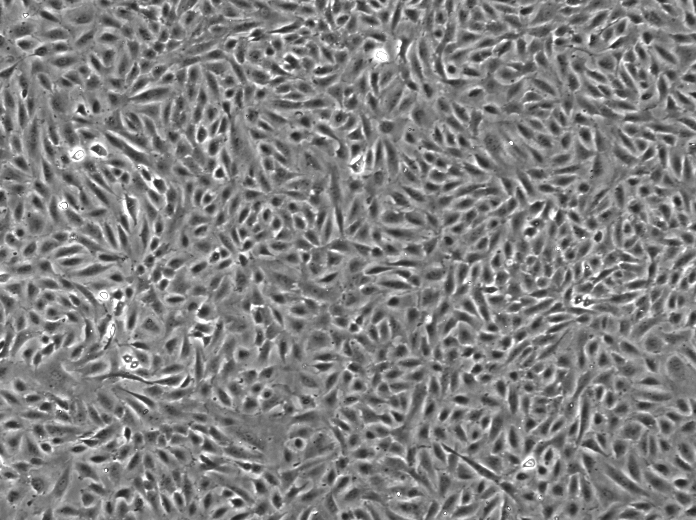
%> input picture Image Processing/Project/GrCuts/cells_dense_1.tif, 696 x 520 px
$ octave MAINFUNCTION.m   (GNU Octave 9; MATLAB toolbox functions it lacks are replaced by stand-ins)
%> lines starting %> are read from the running program, lines starting %| are printed output that depends on the picture
### Image Processing/Project/GrCuts/GraphCut.m
function [gch, varargout] = GraphCut(mode, varargin)
%
%   Performing Graph Cut energy minimization operations on a 2D grid.
%
%   Usage:
%       [gch ...] = GraphCut(mode, ...);
%
%
%   Inputs:
%   - mode: a string specifying mode of operation. See details below.
%
%   Output:
%   - gch: A handle to the constructed graph. Handle this handle with care
%          and don't forget to close it in the end!
%
%   Possible modes:
%   - 'open': Create a new graph object
%           [gch] = GraphCut('open', DataCost, SmoothnessCost);
%           [gch] = GraphCut('open', DataCost, SmoothnessCost, vC, hC);
%           [gch] = GraphCut('open', DataCost, SmoothnessCost, SparseSmoothness);
%
%       Inputs:
%           - DataCost a height by width by num_labels matrix where
%             Dc(r,c,l) equals the cost for assigning label l to pixel at (r,c)
%             Note that the graph dimensions, and the number of labels are deduced
%             form the size of the DataCost matrix.
%             When using SparseSmoothness Dc is of (L)x(P) where L is the
%             number of labels and P is the number of nodes/pixels in the
%             graph.
%           - SmoothnessCost a #labels by #labels matrix where Sc(l1, l2)
%             is the cost of assigning neighboring pixels with label1 and
%             label2. This cost is spatialy invariant
%           - vC, hC:optional arrays defining spatialy varying smoothness cost.
%                       Single precission arrays of size width*height.
%                       The smoothness cost is computed using:
%                       V_pq(l1, l2) = V(l1, l2) * w_pq
%                       where V is the SmoothnessCost matrix
%                       w_pq is spatialy varying parameter:
%                       if p=(r,c) and q=(r+1,c) then w_pq = vCue(r,c)
%                       if p=(r,c) and q=(r,c+1) then w_pq = hCue(r,c)
%                       (therefore in practice the last column of vC and
%                       the last row of vC are not used).
%           - SparseSmoothness: a sparse matrix defining both the graph
%               structure (might be other than grid) and the spatialy varying
%               smoothness term. Must be real positive sparse matrix of size
%               num_pixels by num_pixels, each non zero entry (i,j) defines a link
%               between pixels i and j with w_pq = SparseSmoothness(i,j).
%
%   - 'set': Set labels
%           [gch] = GraphCut('set', gch, labels)
%
%       Inputs:
%           - labels: a width by height array containing a label per pixel.
%             Array should be the same size of the grid with values
%             [0..num_labels].
%
%
%   - 'get': Get current labeling
%           [gch labels] = GraphCut('get', gch)
%
%       Outputs:
%           - labels: a height by width array, containing a label per pixel.
%             note that labels values are in range [0..num_labels-1].
%
%
%   - 'energy': Get current values of energy terms
%           [gch se de] = GraphCut('energy', gch)
%           [gch e] = GraphCut('energy', gch)
%
%       Outputs:
%           - se: Smoothness energy term.
%           - de: Data energy term.
%           - e = se + de
%
%
%   - 'expand': Perform labels expansion
%           [gch labels] = GraphCut('expand', gch)
%           [gch labels] = GraphCut('expand', gch, iter)
%           [gch labels] = GraphCut('expand', gch, [], label)
%           [gch labels] = GraphCut('expand', gch, [], label, indices)
%
%       When no inputs are provided, GraphCut performs expansion steps
%       until it converges.
%
%       Inputs:
%           - iter: a double scalar, the maximum number of expand
%                    iterations to perform.
%           - label: scalar denoting the label for which to perfom
%                     expand step (labels are [0..num_labels-1]).
%           - indices: array of linear indices of pixels for which
%                        expand step is computed.
%
%       Outputs:
%           - labels: a width*height array of type int32, containing a
%              label per pixel. note that labels values must be is range
%              [0..num_labels-1].
%
%
%   - 'swap': Perform alpha - beta swappings
%           [gch labels] = GraphCut('swap', gch)
%           [gch labels] = GraphCut('swap', gch, iter)
%           [gch labels] = GraphCut('swap', gch, label1, label2)
%
%       When no inputs are provided, GraphCut performs alpha - beta swaps steps
%       until it converges.
%
%       Inputs:
%           - iter: a double scalar, the maximum number of swap
%                      iterations to perform.
%           - label1, label2: int32 scalars denoting two labels for swap
%                                       step.
%
%       Outputs:
%           - labels: a width*height array of type int32, containing a
%              label per pixel. note that labels values must be is range
%              [0..num_labels-1].
%
%
%   - 'truncate': truncating (or not) violating expansion terms
%                 (see Rother etal. Digital Tapestry, CVPR2005)
%       [gch truncate_flag] = GraphCut('truncate', gch, trancate_flag);
%
%       When no truncate_flag is provided the function returns the current
%       state of truncation
%
%       Inputs:
%           - trancate_flag: set truncate_flag to this state
%
%       Outputs:
%           - trancate_flag: current state (after modification if
%                            applicable)
%
%   - 'close': Close the graph and release allocated resources.
%       [gch] = GraphCut('close', gch);
%
%
%
%   This wrapper for Matlab was written by Shai Bagon (shai.bagon@weizmann.ac.il).
%   Department of Computer Science and Applied Mathmatics
%   Wiezmann Institute of Science
%   http://www.wisdom.weizmann.ac.il/
%
%	The core cpp application was written by Olga Veksler
%	(available from http://www.csd.uwo.ca/faculty/olga/code.html):
%
%   [1] Efficient Approximate Energy Minimization via Graph Cuts
%        Yuri Boykov, Olga Veksler, Ramin Zabih,
%        IEEE transactions on PAMI, vol. 20, no. 12, p. 1222-1239, November
%        2001.
%
%   [2] What Energy Functions can be Minimized via Graph Cuts?
%        Vladimir Kolmogorov and Ramin Zabih.
%        IEEE Transactions on Pattern Analysis and Machine Intelligence
%        (PAMI), vol. 26, no. 2,
%        February 2004, pp. 147-159.
%
%   [3] An Experimental Comparison of Min-Cut/Max-Flow Algorithms
%        for Energy Minimization in Vision.
%        Yuri Boykov and Vladimir Kolmogorov.
%        In IEEE Transactions on Pattern Analysis and Machine Intelligence
%        (PAMI),
%        vol. 26, no. 9, September 2004, pp. 1124-1137.
%
%   [4] Matlab Wrapper for Graph Cut.
%        Shai Bagon.
%        in www.wisdom.weizmann.ac.il/~bagon, December 2006.
%
%   This software can be used only for research purposes, you should  cite ALL of
%   the aforementioned papers in any resulting publication.
%   If you wish to use this software (or the algorithms described in the
%   aforementioned paper)
%   for commercial purposes, you should be aware that there is a US patent:
%
%       R. Zabih, Y. Boykov, O. Veksler,
%       "System and method for fast approximate energy minimization via
%       graph cuts ",
%       United Stated Patent 6,744,923, June 1, 2004
%
%
%   The Software is provided "as is", without warranty of any kind.
%
%

switch lower(mode)
    case {'o', 'open'}
        % open a new graph cut
        if nargout ~= 1
            error('GraphCut:Open: wrong number of output arguments');
        end

        gch = OpenGraph(varargin{:});

    case {'c', 'close'}
        % close the GraphCut handle - free memory.
        if nargin ~= 2
            error('GraphCut:Close: Too many inputs');
        end
        gch = varargin{1};
        [gch] = GraphCutMex(gch, 'c');

    case {'g', 'get'}
        % get current labeling

        if nargout ~= 2
            error('GraphCut:GetLabels: wrong number of outputs');
        end
        [gch labels] = GetLabels(varargin{:});

        varargout{1} = labels;

    case {'s', 'set'}
        % set user defined labeling
        if nargout ~= 1
            error('GraphCut:SetLabels: Too many outputs');
        end

        [gch] = SetLabels(varargin{:});

    case {'en', 'n', 'energy'}
        % get current energy values
        if nargin ~= 2
            error('GraphCut:GetEnergy: too many input arguments');
        end
        gch = varargin{1};
        [gch se de] = GraphCutMex(gch, 'n');
        switch nargout
            case 2
                varargout{1} = se+de;
            case 3
                varargout{1} = se;
                varargout{2} = de;
            case 1
            otherwise
                error('GraphCut:GetEnergy: wrong number of output arguments')
        end


    case {'e', 'ex', 'expand'}
        % use expand steps to minimize energy
        if nargout > 2
            error('GraphCut:Expand: too many output arguments');
        end
        [gch labels] = Expand(varargin{:});
        if nargout == 2
            varargout{1} = labels;
        end

    case {'sw', 'a', 'ab', 'swap'}
        % use alpha beta swapping to minimize energy
        if nargout > 2
            error('GraphCut:Expand: too many output arguments');
        end
        [gch labels] = Swap(varargin{:});
        if nargout == 2
            varargout{1} = labels;
        end

    case {'truncate'}

        if numel(varargin) == 2
            gch = varargin{1};
            [gch tf] = GraphCutMex(gch, 't', varargin{2});
        elseif numel(varargin) == 1
            gch = varargin{1};
            [gch tf] = GraphCutMex(gch, 't');
        else
            error('GraphCut:Truncate: wrong number of input arguments');
        end
        if nargout > 2
            error('GraphCut:Truncate: too many output arguments');
        end
        if nargout == 2
            varargout{1} = tf;
        end

    otherwise
        error('GraphCut: Unrecognized mode %s', mode);
end

%%%%%%%%%%%%%%%%%%%%%%%%%%%%%%%%%%%%%%%%%%%%%%%%%%%%%%%%%%%%%%%%%%%%%
%
%   Aux functions
%
%%%%%%%%%%%%%%%%%%%%%%%%%%%%%%%%%%%%%%%%%%%%%%%%%%%%%%%%%%%%%%%%%%%%%
function gch = OpenGraph(varargin)
% Usage [gch] = OpenGraph(Dc, Sc, [vC, hC]) - 2D grid
% or    [gch] = OpenGraph(Dc, Sc, [Contrast]) -3D grid
% or    [gch] = GraphCut(DataCost, SmoothnessCost, SparseSmoothness) - any graph
nin = numel(varargin);
if (nin~=2)  && (nin ~= 3) && (nin~=4)
    error('GraphCut:Open: wrong number of inputs');
end

% Data cost
Dc = varargin{1};
if ndims(Dc) == 4
    %%% 3D graph
    [R C Z L] = size(Dc);
    if ~strcmp(class(Dc),'single')
        Dc = single(Dc);
    end
    Dc = permute(Dc,[4 1 2 3]);
    Dc = Dc(:)';

    % smoothness cost
    Sc = varargin{2};
    if any( size(Sc) ~= [L L] )
        error('GraphCut:Open: smoothness cost has incorrect size');
    end
    if ~strcmp(class(Sc),'single')
        Sc = single(Sc);
    end
    Sc = Sc(:)';
    if nin == 3
        Contrast = varargin{3};
        if any( size(Contrast) ~= [R C Z] )
            error('GraphCut:Open: Contrast term is of wrong size');
        end
        if ~strcmp(class(Contrast),'single')
            Contrast = single(Contrast);
        end
        Contrast = Contrast(:);

        gch = GraphCut3dConstr(R, C, Z, L, Dc, Sc, Contrast);
    elseif nin == 2
        gch = GraphCut3dConstr(R, C, Z, L, Dc, Sc);
    else
        error('GraphCut:Open: wrong number of inputs for 3D graph');
    end
elseif ndims(Dc) == 3
    %%% 2D graph
    [h w l] = size(Dc);
    if ~strcmp(class(Dc),'single')
        Dc = single(Dc);
    end
    Dc = permute(Dc,[3 2 1]);
    Dc = Dc(:)';

    % smoothness cost
    Sc = varargin{2};
    if any( size(Sc) ~= [l l] )
        error('GraphCut:Open: smoothness cost has incorrect size');
    end
    if ~strcmp(class(Sc),'single')
        Sc = single(Sc);
    end
    Sc = Sc(:)';

    if nin==4
        vC = varargin{3};
        if any( size(vC) ~= [h w] )
            error('GraphCut:Open: vertical cue size incorrect');
        end
        if ~strcmp(class(vC),'single')
            vC = single(vC);
        end
        vC = vC';

        hC = varargin{4};
        if any( size(hC) ~= [h w] )
            error('GraphCut:Open: horizontal cue size incorrect');
        end
        if ~strcmp(class(hC),'single')
            hC = single(hC);
        end
        hC = hC';
        gch = GraphCutConstr(w, h, l, Dc, Sc, vC(:), hC(:));
    elseif nin == 2
        gch = GraphCutConstr(w, h, l, Dc, Sc);
    else
        error('GraphCut:Open: wrong number of input for 2D grid');
    end
elseif ndims(Dc) == 2
    %%% arbitrary graph
    if nin ~= 3
        error('GraphCut:Open', 'incorect number of inputs');
    end

    [nl np] = size(Dc);
    Sc = varargin{2};
    if any(size(Sc) ~= [nl nl])
        error('GraphCut:Open', 'Wrong size of Dc or Sc');
    end

    SparseSc = varargin{3};
    if any(size(SparseSc) ~= [np np])
        error('GraphCut:Open', 'Wrong size of SparseSc');
    end

    gch = GraphCutConstrSparse(single(Dc(:)), single(Sc(:)), SparseSc);

else
    %%% Unknown dimensionality...
    error('GraphCut:Open: data cost has incorect dimensionality');
end

%%%%%%%%%%%%%%%%%%%%%%%%%%%%%%%%%%%%%%%%%%%%%%%%%%%%%%%%%%%%%%%%%%%%%
% [14 lines left out: function SetLabels, not called in this run]

%%%%%%%%%%%%%%%%%%%%%%%%%%%%%%%%%%%%%%%%%%%%%%%%%%%%%%%%%%%%%%%%%%%%%
% [8 lines left out: function GetLabels, not called in this run]

%%%%%%%%%%%%%%%%%%%%%%%%%%%%%%%%%%%%%%%%%%%%%%%%%%%%%%%%%%%%%%%%%%%%%
% [17 lines left out: function Expand, not called in this run]

%%%%%%%%%%%%%%%%%%%%%%%%%%%%%%%%%%%%%%%%%%%%%%%%%%%%%%%%%%%%%%%%%%%%%
% [13 lines left out: function Swap, not called in this run]

%%%%%%%%%%%%%%%%%%%%%%%%%%%%%%%%%%%%%%%%%%%%%%%%%%%%%%%%%%%%%%%%%%%%%

### Image Processing/Project/GrCuts/MAINFUNCTION.m
%Graph Cut Segmentation of Myocytes
%
%(Run compile.mat first)
%
%
%Code based on Shai Bagon's Graph Cut Matlab Wrapper
%www.wisdom.weizmann.ac.il/~bagon, December 2006.


clear all
close all

%read in appropriate image
[file path]=uigetfile('*.tif','Please select the image to analyze');
%> the answer given: cells_dense_1.tif
im=im2double(imread(file));

%perform full-contrast histogram stretch
im=imadjust(im);
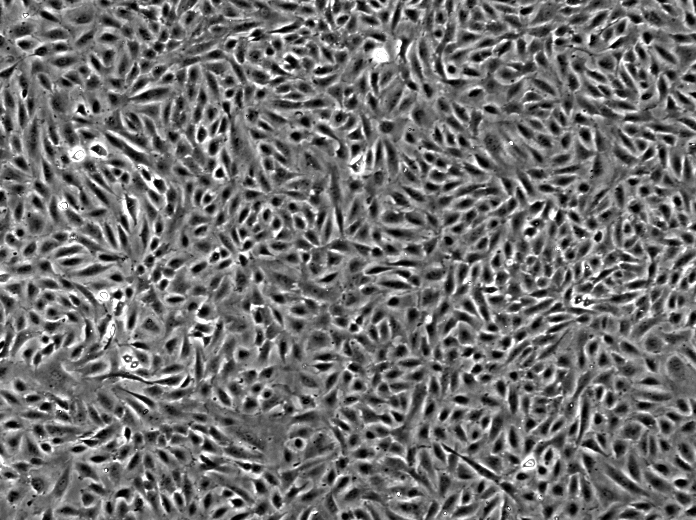
%> im: size 520x696 double; min 0, max 1, mean 0.434

%--------------------------------------------------------------------------
%- Calculate Data Term
%--------------------------------------------------------------------------

%cluster grayscale values into 3 regions (roughly Gaussian-shaped
%histogram, cluster into thirds)
k = 3;
imsize=size(im);
data=reshape(im,[prod(imsize(1:2)) 1]);
%seed the inital centroid locations
%[idx c]=kmeans(data,k,'maxiter',200,'start',[.05;.5;.95]);
[idx c]=kmeans(data,k,'maxiter',200,'start','uniform');
%> c = [0.722; 0.459; 0.194]
%sort regions in ascending order
[ignore sortidx]=sort(c);
%> ignore = [0.194; 0.459; 0.722]; sortidx = [3; 2; 1]

%calculate each data cost relative to each cluster center
datacost = zeros([imsize(1:2) k],'single');
for i=1:k
    %find covariance of data in this cluster
    clustcov=cov(data(idx==i,:));
    %calculate all distances from cluster center
    dist=data-c(i);
    %determine cost penalty based on rough likelihood for each pixel to
    %belong to this cluster (by intensity)
    datacost(:,:,i)=reshape((dist./clustcov).*dist./2,imsize);
end
%> this loop made 3 passes
%> clustcov on passes 1 to 3: 0.0124, 0.00522, 0.00865
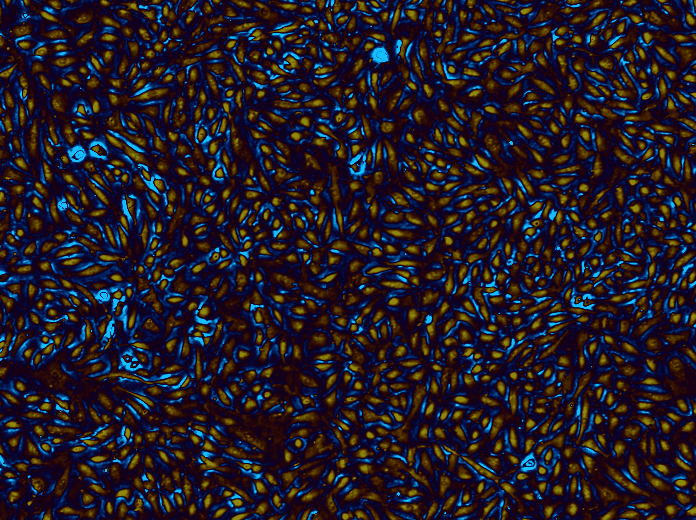
%> datacost: size 520x696x3 single; mean R, G, B 5, 4.1, 5.8; drawn with min black and max white

%--------------------------------------------------------------------------
%- Calculate Region Term
%--------------------------------------------------------------------------

%constant portion -- Sc(i,j) corresponds to cost of assigning label j to a
%neighbor given that this pixel has label i
Sc =ones(k)-eye(k);

%spatially-varying portion (region similarity)

%find vertical slope of main lobe of 2d-Gaussian
gauss=fspecial('gauss',[13 13],sqrt(13));
dy=fspecial('sobel');
kern=conv2(gauss,dy,'valid');

vertcost=zeros(imsize);
horzcost=vertcost;

%vertical spatial term
vertcost=max(vertcost,abs(imfilter(im(:,:,1),kern,'symmetric')));
%horizontal spatial term
horzcost=max(horzcost,abs(imfilter(im(:,:,1),kern','symmetric')));
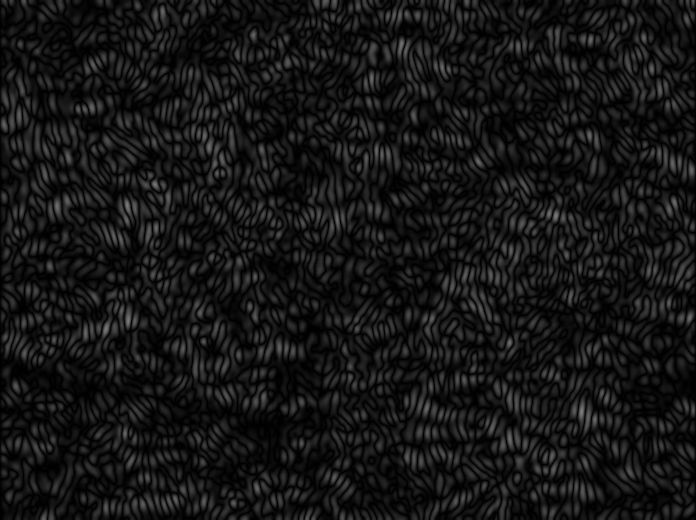
%> horzcost: size 520x696 double; min 2.4e-07, max 0.493, mean 0.0853

%--------------------------------------------------------------------------
%- Construct and Cut Graph
%--------------------------------------------------------------------------

%initialize graph structure
gch=GraphCut('open',datacost,10*Sc,exp(-vertcost*5),exp(-horzcost*5));
%> in OpenGraph, `Sc = varargin{2};`: Sc = [0 10 10; 10 0 10; 10 10 0]
%> in OpenGraph, `Sc = Sc(:)';`: Sc = [0 10 10 10 0 10 10 10 0]
%> in OpenGraph, `vC = varargin{3};`:
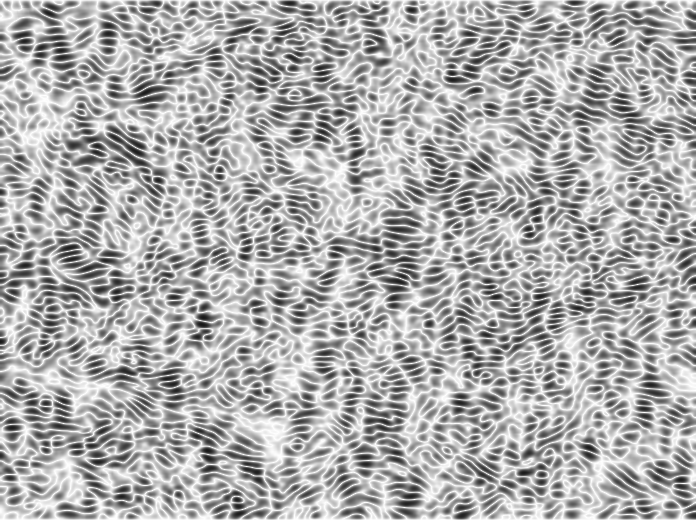
%> vC: size 520x696 double; min 0.09, max 1, mean 0.679
%> in OpenGraph, `vC = vC';`:
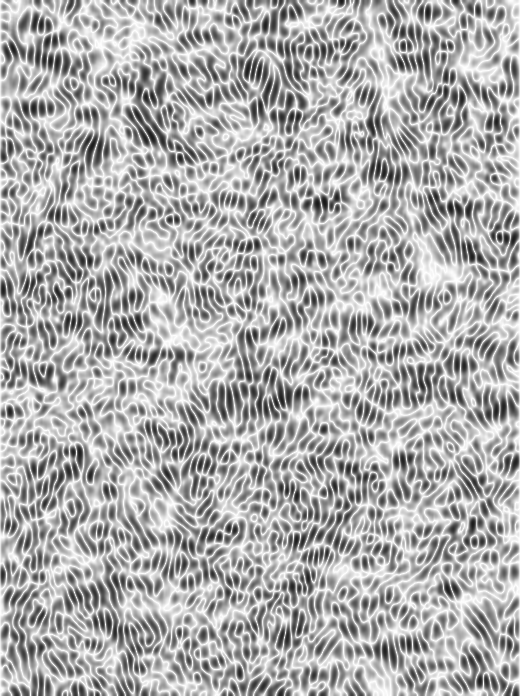
%> vC: size 696x520 single; min 0.09, max 1, mean 0.679; mean of the top-left, top-right, bottom-left and bottom-right quarters 0.679, 0.685, 0.676, 0.677
%> in OpenGraph, `hC = varargin{4};`:
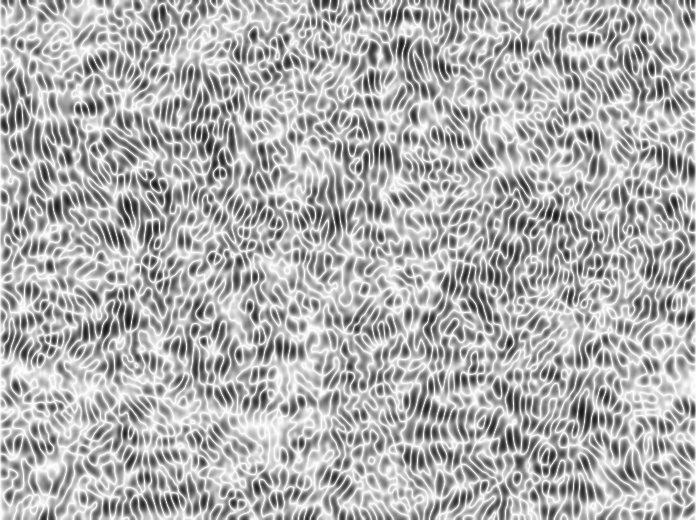
%> hC: size 520x696 double; min 0.085, max 1, mean 0.688
%> in OpenGraph, `hC = hC';`:
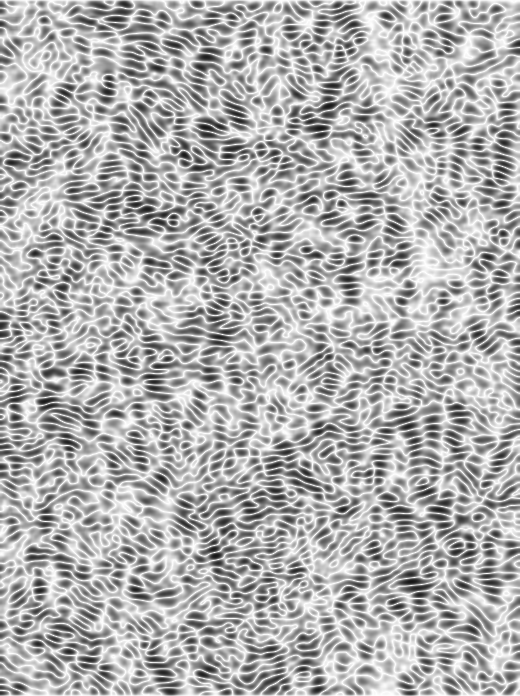
%> hC: size 696x520 single; min 0.085, max 1, mean 0.688; mean of the top-left, top-right, bottom-left and bottom-right quarters 0.68, 0.707, 0.681, 0.686
%> the run ends on the next line
